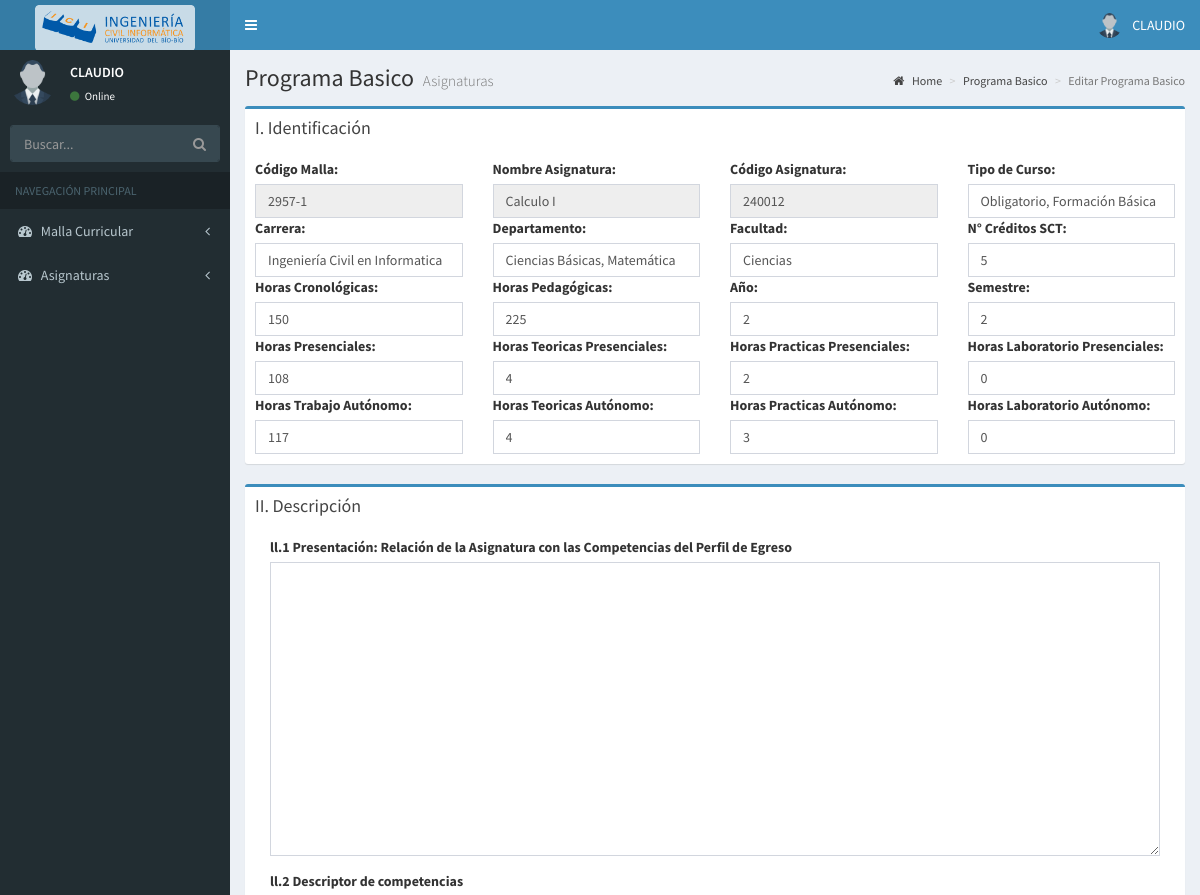
Before: /Vista/Layout/editarProgramaBasicoAsignaturasDirectiva.php?pb_id=2 (signed in, upper part) with the older database file.
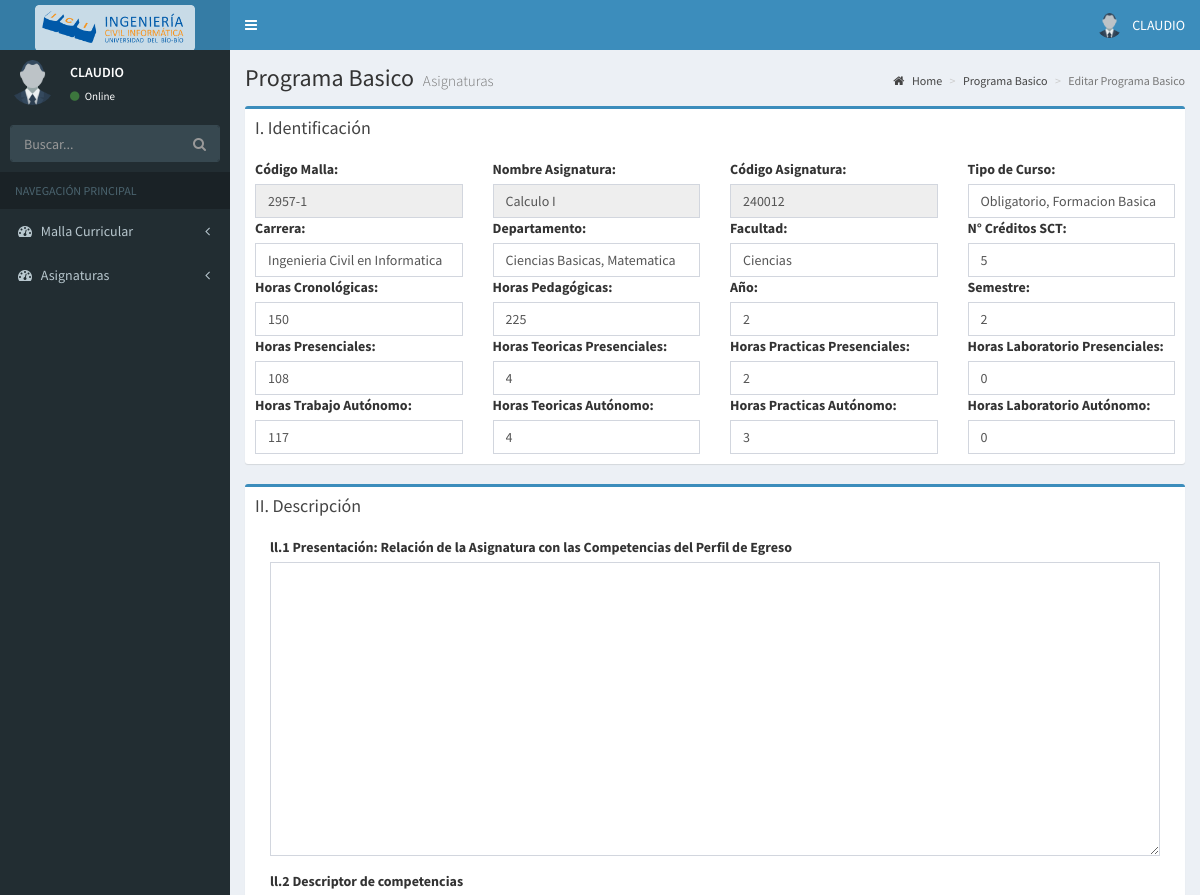
After: the same page with the newer database file.
### tables this page shows
CREATE TABLE IF NOT EXISTS `programa_basico` (
`pb_id` int(11) NOT NULL,
  `pb_tipo_curso` varchar(45) DEFAULT NULL,
  `pb_carrera` varchar(45) DEFAULT NULL,
  `pb_departamento` varchar(45) DEFAULT NULL,
  `pb_facultad` varchar(45) DEFAULT NULL,
  `pb_nro_creditos` int(11) DEFAULT NULL,
  `pb_horas_cronologicas` int(11) DEFAULT NULL,
  `pb_horas_pedagogicas` int(11) DEFAULT NULL,
  `pb_anio` int(11) DEFAULT NULL,
  `pb_semestre` int(11) DEFAULT NULL,
  `pb_hrs_presenciales` int(11) DEFAULT NULL,
  `pb_ht_presenciales` int(11) DEFAULT NULL,
  `pb_hp_presenciales` int(11) DEFAULT NULL,
  `pb_hl_presenciales` int(11) DEFAULT NULL,
  `pb_hrs_autonomas` int(11) DEFAULT NULL,
  `pb_ht_autonomas` int(11) DEFAULT NULL,
  `pb_hp_autonomas` int(11) DEFAULT NULL,
  `pb_hl_autonomas` int(11) DEFAULT NULL,
  `pb_presentacion` varchar(2000) DEFAULT NULL,
  `pb_descriptor_competencias` varchar(2000) DEFAULT NULL,
  `pb_aprendizajes_previos` varchar(100) DEFAULT NULL,
  `pb_biblio_fundamental` varchar(500) DEFAULT NULL,
  `pb_biblio_complementaria` varchar(500) DEFAULT NULL,
  `asig_codigo` int(6) NOT NULL,
  `pb_fecha_modificacion` datetime NOT NULL,
  `usu_rut` int(11) NOT NULL,
  `pb_borrador` int(1) NOT NULL
);

### Vista/Layout/editarProgramaBasicoAsignaturasDirectiva.php (the view, shortened to what the changed rows need)
<!DOCTYPE html>
<?php
$pb_id = $_REQUEST["pb_id"];
include_once '../../Controlador/Contenedor.php';
$control = Contenedor::getInstancia();
$programa_basico = $control->getPrograma_basicoByID($pb_id);
?>
<html>
    <head>
        <link rel="stylesheet" href="../../Files/Complementos/template_admin_lite/bootstrap/css/bootstrap.min.css">
        <link rel="stylesheet" href="https://cdnjs.cloudflare.com/ajax/libs/font-awesome/4.5.0/css/font-awesome.min.css">
        <link rel="stylesheet" href="https://cdnjs.cloudflare.com/ajax/libs/ionicons/2.0.1/css/ionicons.min.css">
        <link rel="stylesheet" href="../../Files/Complementos/template_admin_lite/dist/css/AdminLTE.min.css">
        <link rel="stylesheet" href="../../Files/Complementos/template_admin_lite/dist/css/skins/_all-skins.min.css">
        <link rel="stylesheet" href="../../Files/Complementos/template_admin_lite/plugins/iCheck/flat/blue.css">
        <link rel="stylesheet" href="../../Files/Complementos/template_admin_lite/plugins/morris/morris.css">
        <link rel="stylesheet" href="../../Files/Complementos/template_admin_lite/plugins/jvectormap/jquery-jvectormap-1.2.2.css">
        <link rel="stylesheet" href="../../Files/Complementos/template_admin_lite/plugins/datepicker/datepicker3.css">
        <link rel="stylesheet" href="../../Files/Complementos/template_admin_lite/plugins/daterangepicker/daterangepicker.css">
        <link rel="stylesheet" href="../../Files/Complementos/template_admin_lite/plugins/bootstrap-wysihtml5/bootstrap3-wysihtml5.min.css">
        <link rel="stylesheet" href="../../Files/Complementos/template_admin_lite/plugins/bootstrap-select-1.12.1/dist/css/bootstrap-select.css">
    </head>
    <body class="hold-transition skin-blue sidebar-mini">
        <div class="wrapper">
            <div class="content-wrapper">
                <section class="content-header">
                    <h1>
                        Programa Basico
                        <small>Asignaturas</small>
                    </h1>
                </section>
                <section class="content">
                    <form id="fm-programa">
                        <div class="row">
                            <div class="col-md-12">
                                <div class="box box-primary">
                                    <div class="box-body">
                                        <div class="row">
                                            <div class="col-md-3">
                                                <div class="form-group">
                                                    <label for="pb_tipo_curso">Tipo de Curso:</label>
                                                    <input type="text" class="form-control pull-right" id="pb_tipo_curso" name="pb_tipo_curso" value="<?= $programa_basico->getPb_tipo_curso() ?>" >
                                                </div>
                                            </div>
                                            <div class="col-md-3">
                                                <div class="form-group">
                                                    <label for="pb_carrera">Carrera:</label>
                                                    <input type="text" class="form-control pull-right" id="pb_carrera" name="pb_carrera" value="<?= $programa_basico->getPb_carrera() ?>">
                                                </div>
                                            </div>
                                            <div class="col-md-3">
                                                <div class="form-group">
                                                    <label for="pb_departamento">Departamento:</label>
                                                    <input type="text" class="form-control pull-right" id="pb_departamento" name="pb_departamento" value="<?= $programa_basico->getPb_departamento() ?>">
                                                </div>
                                            </div>
                                            <div class="col-md-3">
                                                <div class="form-group">
                                                    <label for="pb_facultad">Facultad:</label>
                                                    <input type="text" class="form-control pull-right" id="pb_facultad" name="pb_facultad" value="<?= $programa_basico->getPb_facultad() ?>">
                                                </div>
                                            </div>
                                            <div class="col-md-3">
                                                <div class="form-group">
                                                    <label for="pb_nro_creditos">N° Créditos SCT:</label>
                                                    <input type="number" class="form-control pull-right" id="pb_nro_creditos" name="pb_nro_creditos" value="<?= $programa_basico->getPb_nro_creditos() ?>" >
                                                </div>
                                            </div>
                                            <div class="col-md-3">
                                                <div class="form-group">
                                                    <label for="pb_horas_cronologicas">Horas Cronológicas:</label>
                                                    <input type="number" class="form-control pull-right" id="pb_horas_cronologicas" name="pb_horas_cronologicas" value="<?= $programa_basico->getPb_horas_cronologicas() ?>">
                                                </div>
                                            </div>
                                            <div class="col-md-3">
                                                <div class="form-group">
                                                    <label for="pb_horas_pedagogicas">Horas Pedagógicas:</label>
                                                    <input type="number" class="form-control pull-right" id="pb_horas_pedagogicas" name="pb_horas_pedagogicas" value="<?= $programa_basico->getPb_horas_pedagogicas() ?>">
                                                </div>
                                            </div>
                                            <div class="col-md-3">
                                                <div class="form-group">
                                                    <label for="pb_anio">Año:</label>
                                                    <input type="number" class="form-control pull-right" id="pb_anio" name="pb_anio" value="<?= $programa_basico->getPb_anio() ?>">
                                                </div>
                                            </div>
                                            <div class="col-md-3">
                                                <div class="form-group">
                                                    <label for="pb_semestre">Semestre:</label>
                                                    <input type="number" class="form-control pull-right" id="pb_semestre" name="pb_semestre" value="<?= $programa_basico->getPb_semestre() ?>">
                                                </div>
                                            </div>
                                            <div class="col-md-3">
                                                <div class="form-group">
                                                    <label for="pb_hrs_presenciales">Horas Presenciales:</label>
                                                    <input type="number" class="form-control pull-right" id="pb_hrs_presenciales" name="pb_hrs_presenciales" value="<?= $programa_basico->getPb_hrs_presenciales() ?>">
                                                </div>
                                            </div>
                                            <div class="col-md-3">
                                                <div class="form-group">
                                                    <label for="pb_ht_presenciales">Horas Teoricas Presenciales:</label>
                                                    <input type="number" class="form-control pull-right" id="pb_ht_presenciales" name="pb_ht_presenciales" value="<?= $programa_basico->getPb_ht_presenciales() ?>">
                                                </div>
                                            </div>
                                            <div class="col-md-3">
                                                <div class="form-group">
                                                    <label for="pb_hp_presenciales">Horas Practicas Presenciales:</label>
                                                    <input type="number" class="form-control pull-right" id="pb_hp_presenciales" name="pb_hp_presenciales" value="<?= $programa_basico->getPb_hp_presenciales() ?>">
                                                </div>
                                            </div>
                                            <div class="col-md-3">
                                                <div class="form-group">
                                                    <label for="pb_hl_presenciales">Horas Laboratorio Presenciales:</label>
                                                    <input type="number" class="form-control pull-right" id="pb_hl_presenciales" name="pb_hl_presenciales" value="<?= $programa_basico->getPb_hl_presenciales() ?>">
                                                </div>
                                            </div>
                                            <div class="col-md-3">
                                                <div class="form-group">
                                                    <label for="pb_hrs_autonomas">Horas Trabajo Autónomo:</label>
                                                    <input type="number" class="form-control pull-right" id="pb_hrs_autonomas" name="pb_hrs_autonomas" value="<?= $programa_basico->getPb_hrs_autonomas() ?>">
                                                </div>
                                            </div>
                                            <div class="col-md-3">
                                                <div class="form-group">
                                                    <label for="pb_ht_autonomas">Horas Teoricas Autónomo:</label>
                                                    <input type="number" class="form-control pull-right" id="pb_ht_autonomas" name="pb_ht_autonomas" value="<?= $programa_basico->getPb_ht_autonomas() ?>">
                                                </div>
                                            </div>
                                            <div class="col-md-3">
                                                <div class="form-group">
                                                    <label for="pb_hp_autonomas">Horas Practicas Autónomo:</label>
                                                    <input type="number" class="form-control pull-right" id="pb_hp_autonomas" name="pb_hp_autonomas" value="<?= $programa_basico->getPb_hp_autonomas() ?>">
                                                </div>
                                            </div>
                                            <div class="col-md-3">
                                                <div class="form-group">
                                                    <label for="pb_hl_autonomas">Horas Laboratorio Autónomo:</label>
                                                    <input type="number" class="form-control pull-right" id="pb_hl_autonomas" name="pb_hl_autonomas" value="<?= $programa_basico->getPb_hl_autonomas() ?>">
                                                </div>
                                            </div>
                                        </div>
                                    </div>
                                </div>
                            </div>
                        </div>
                    </form>
                </section>
            </div>
        </div>
    </body>
</html>

Changed rows visible on the page:
changed programa_basico "Ciencias": pb_tipo_curso "Obligatorio, Formación Básica" → "Obligatorio, Formacion Basica"; pb_carrera "Ingeniería Civil en Informatica" → "Ingenieri­a Civil en Informatica"; pb_departamento "Ciencias Básicas, Matemática" → "Ciencias Basicas, Matematica"
